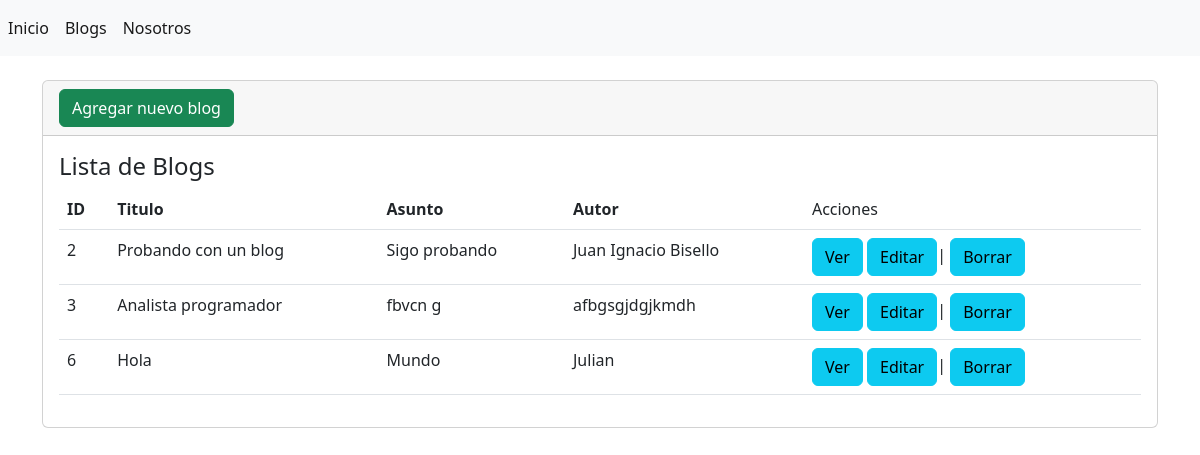
/blogs/, run on an earlier commit of the app's database.
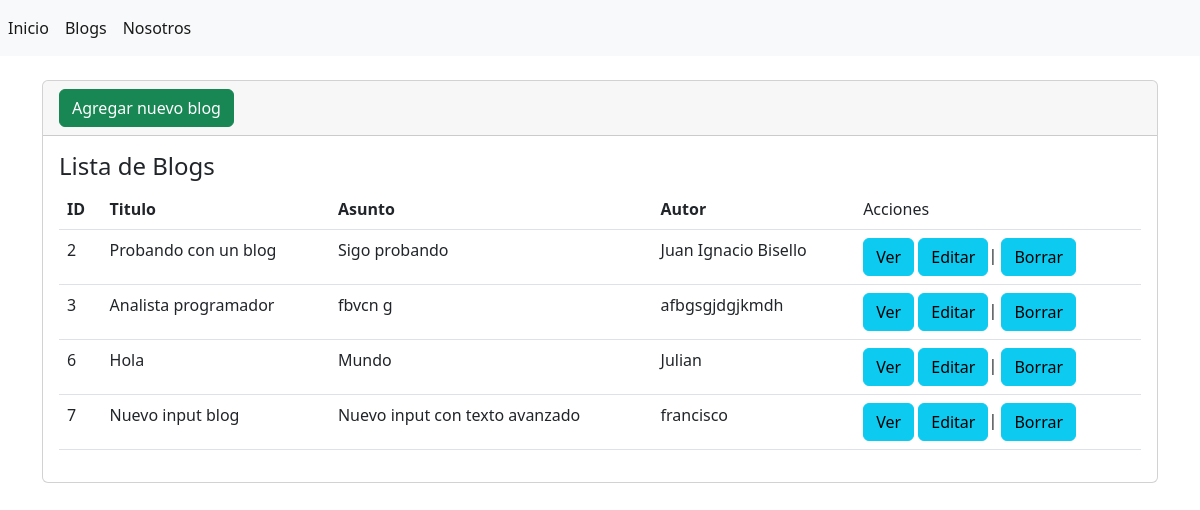
And on a later commit of the database.
### blog/models.py (models this page shows, shortened)
class Blog(models.Model):
    id = models.AutoField(primary_key=True, unique=True)
    titulo = models.CharField(max_length=100, verbose_name='Titulo')
    subtitulo = models.CharField(max_length=100, verbose_name='Subtitulo')
    texto = RichTextField(blank=True, null=True)
    autor = models.CharField(max_length=40, verbose_name='Autor')
    fecha = models.DateTimeField()
    imagen = models.ImageField(upload_to='imagenes/')

### blog/views.py (the view)
# urls.py: path('blogs/', views.blogs, name='blogs'),
def blogs(request):
    blogs = Blog.objects.all()
    return render(request, 'nuevo_blog/bases.html', {'blogs': blogs})

### blog/templates/nuevo_blog/bases.html (shortened to what this page needs)
{% extends "index.html" %}
{% block contenido %}
<div class="card">
    <div class="card-header">
        <a name="" id="" class="btn btn-success" href="{% url 'crear_blogs' %}" role="button">Agregar nuevo blog</a>
    </div>
    <div class="card-body">
        <h4 class="card-title">Lista de Blogs</h4>
        <table class="table">
            <thead>
                <tr>
                    <th>ID</th>
                    <th>Titulo</th>
                    <th>Asunto</th>
                    <th>Autor</th>
                    <td>Acciones</td>
                </tr>
            </thead>
            <tbody>
                {% for blog in blogs %}
                <tr>
                    <td>{{ blog.id }}</td>
                    <td>{{ blog.titulo }}</td>
                    <td>{{ blog.subtitulo }}</td>
                    <td>{{ blog.autor }}</td>
                    <td> <a name="" id="" class="btn btn-info" href="{% url 'ver' blog.id %}" role="button">Ver</a> <a name="" id="" class="btn btn-info" href="{% url 'editar' blog.id %}" role="button">Editar</a>| <a name="" id="" class="btn btn-info" href="{% url 'eliminar' blog.id %}" role="button">Borrar</a></td>
                </tr>
                {% endfor %}
            </tbody>
        </table>
    </div>
</div>
{% endblock %}

What changed in the data, as far as the page shows it:
added Blog: id "7", titulo "Nuevo input blog", subtitulo "Nuevo input con texto avanzado", autor "francisco"
